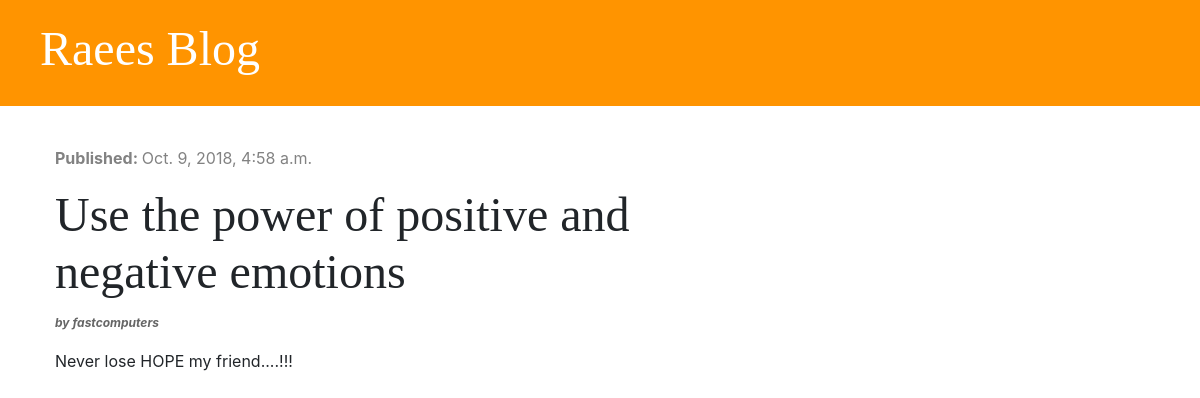
The app's page /post/3/, older data.
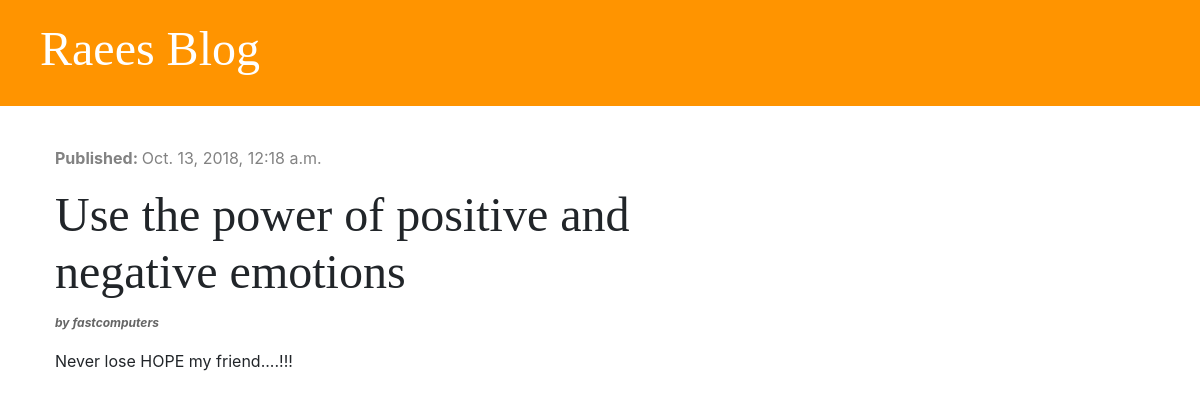
The same page, newer data.
### blog/models.py (models this page shows, shortened)
class Post(models.Model):
    author = models.ForeignKey('auth.User', on_delete=models.CASCADE)
    title = models.CharField(max_length=200)
    text = models.TextField()
    created_date = models.DateTimeField(default=timezone.now)
    published_date = models.DateTimeField(blank=True, null=True)

### blog/views.py (the view)
# urls.py: path('post/<int:pk>/', views.post_detail, name='post_detail'),
def post_detail(request, pk):
    post = get_object_or_404(Post, pk=pk)
    stuff_for_frontend = {'post': post}
    return render(request, 'blog/post_detail.html', stuff_for_frontend)

### blog/templates/blog/post_detail.html (shortened to what this page needs)
{% extends 'blog/base.html' %}
{% block content %}
    <div class="post">
        {% if post.published_date %}
            <div class="date">
                <p><strong>Published: </strong>{{ post.published_date }}</p>
            </div>
        {% endif %}
    <div>
        <p><h2>{{ post.title }}</h2>  <strong><i style="font-size:12px;color:#666;margin:0 0 10px"> by {{ post.author }}</i></strong></p>
        <p>{{ post.text|linebreaksbr }}</p>
    </div>
{% endblock %}

Row changes from the older to the newer data that the page shows:
changed Post "Use the power of positive and negative emotions": published_date "Oct. 9, 2018, 4:58 a.m." → "Oct. 13, 2018, 12:18 a.m."
